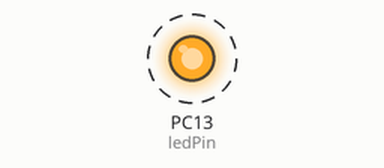
Simulated run of this sketch. Board: STM32 Blue Pill. Parts: output pins drawn as LEDs (lit = HIGH). Dashed ring = blinking.

Above: at 0.05 s.
Timing chart, 0 to 3.0 s (numbered marks = the images above):
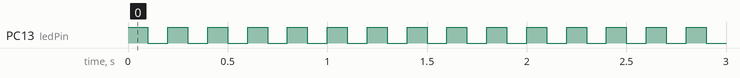

Measured:
- by itself, PC13 (ledPin): alternates HIGH for 0.10 s and LOW for 0.10 s

The sketch:

stl.ino
```cpp
const int ledPin = PC13;

void setup() {
  pinMode(ledPin, OUTPUT);
}

void loop() {
  digitalWrite(ledPin, 1);
  delay(100);
  digitalWrite(ledPin, 0);
  delay(100);
}
```
